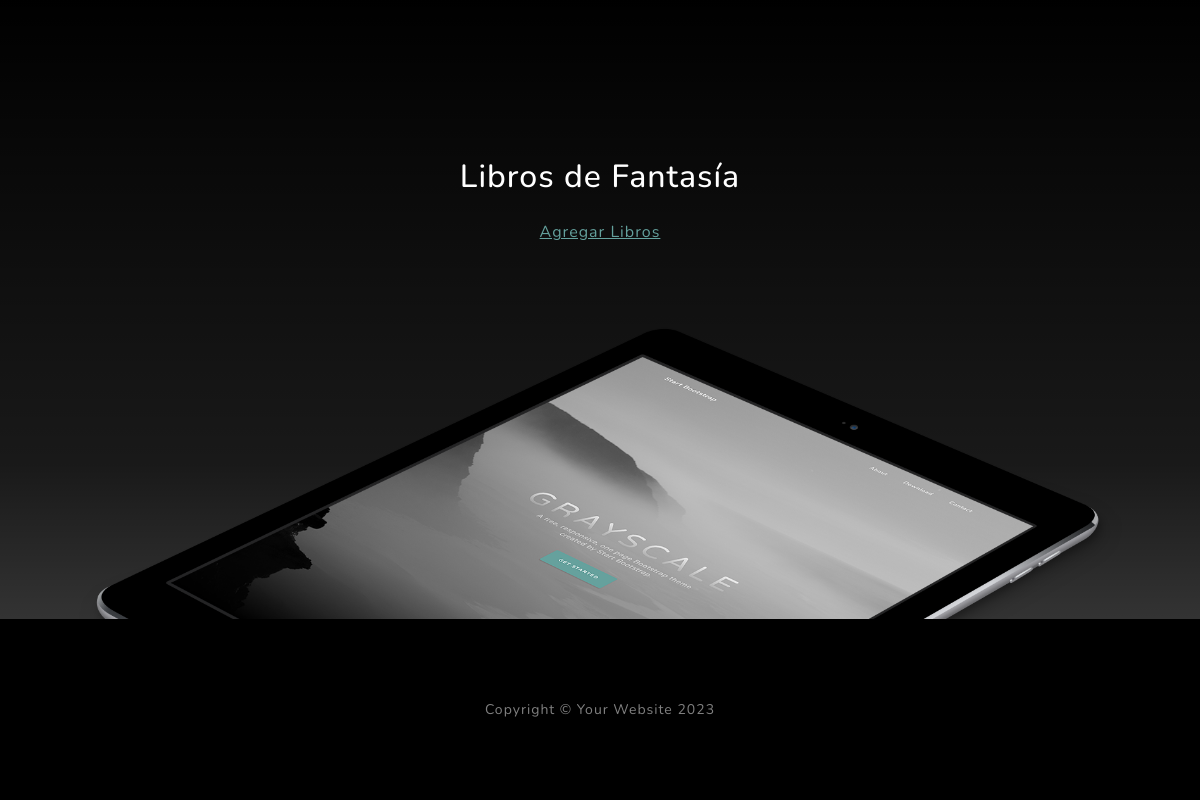
/AppCoder/fantasia/list/ (signed in, lower part), run on an earlier commit of the app's database.
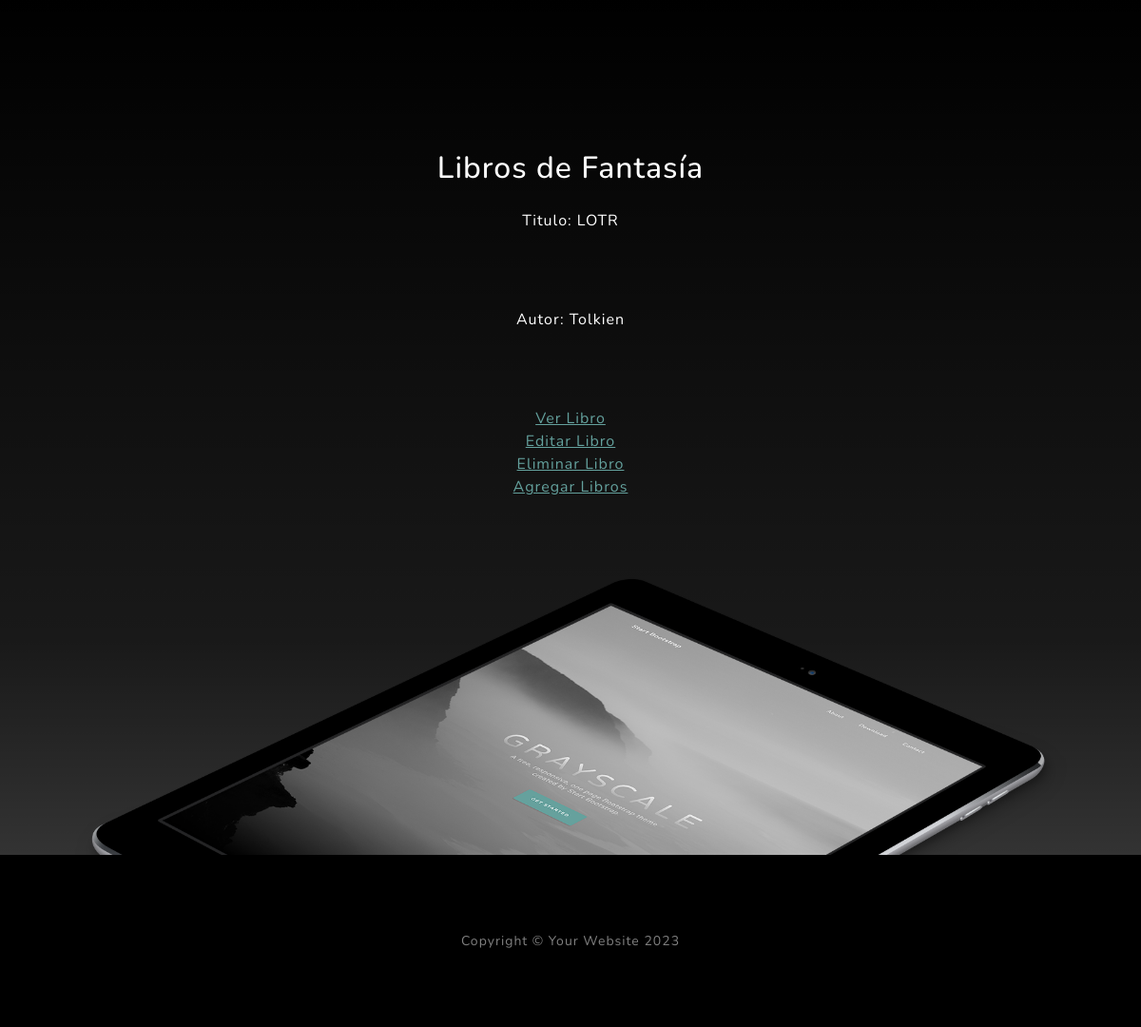
And on a later commit of the database.
### AppCoder/models.py (models this page shows, shortened)
class Fantasia(models.Model):
    libro = models.CharField(max_length=60)
    autor = models.CharField(max_length=60)
    year = models.IntegerField(null=True, blank=True)
    imagen = models.ImageField(null=True, blank=True, upload_to= "imagenes" )
    descripcion = models.TextField(null=True, blank=True)
    usuario = models.ForeignKey(User, on_delete=models.CASCADE, null=True, blank=True)

### AppCoder/views.py (the view)
# urls.py: path("fantasia/list/", ListaFantasia.as_view(), name="FantasiaLeer"),
class ListaFantasia(LoginRequiredMixin, ListView):
    model = Fantasia

### AppCoder/templates/AppCoder/fantasia_list.html (shortened to what this page needs)
{% extends "AppCoder/padre.html" %}
{% load static %}
{% block descripcion %}
Libros de Fantasía
{% endblock %}
{% block form %}
{% for fantasia in object_list %}
<p>Titulo: {{fantasia.libro}}</p>
<p>Autor: {{fantasia.autor}}</p>
<a href="{% url 'FantasiaDetalle' fantasia.id %}"> Ver Libro  </a>
<br>
<a href="{% url 'FantasiaActualizar' fantasia.id %}"> Editar Libro  </a>
<br>
<a href="{% url 'FantasiaBorrar' fantasia.id %}"> Eliminar Libro  </a>
<br>
{% endfor  %}
<a href="{% url 'FantasiaCrear' %}"> Agregar Libros  </a>
{% endblock %}

What changed in the data, as far as the page shows it:
added Fantasia: libro "LOTR", autor "Tolkien"
